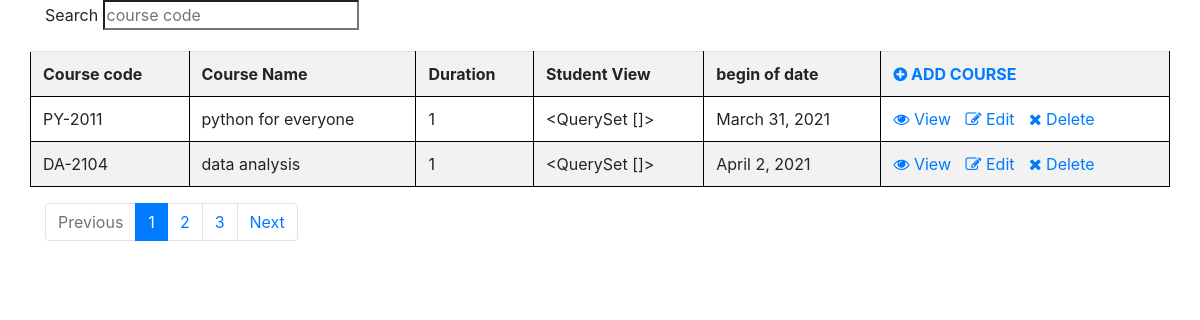
Screenshot of /course/ with the database file from the repository.
### myapp/models.py (models this page shows, shortened)
class Courses(models.Model):
    c_code = models.CharField('code of course',max_length=20, primary_key=True, default='PY-2011')
    c_name = models.CharField('name code',max_length=50)
    duration = models.IntegerField('duration',default=1) # the period of month
    c_num = models.ManyToManyField(Student)
    begin_date = models.DateField('date start of course',null=False,default=datetime.date.today())
    class Meta:
        db_table = "Courses"

### myapp/views.py (the view)
# urls.py: url(r'^course/$',view=views.CourseListView.as_view(),name="list_courses"),
class CourseListView(ListView):
    model = Courses
    template_name = 'list_courses.html'
    paginate_by = 2 #so luong itme muon hien thi

### myapp/templatetags/myfilter.py (called while the page is built)
@register.filter
def make_range(num):
    return range(1,num+1)

### myapp/templates/list_courses.html (shortened to what this page needs)
<html lang="en">
  <head>
    {% load myfilter %}
    <link rel="stylesheet" href="https://maxcdn.bootstrapcdn.com/bootstrap/4.0.0/css/bootstrap.min.css">
    <link rel="stylesheet" href="https://cdnjs.cloudflare.com/ajax/libs/font-awesome/4.7.0/css/font-awesome.min.css">
  </head>
  <body>
    <div class="container">
        <form method="get" action="">
        <div class="form-group">
            <label for="search"> Search </label>
            <input type="search"  placeholder="course code" id="search" name="c_code">
        </div>
        </form>
        <div class="row">
        <table class="table table-striped">
            <tr>
                <th scope="col">Course code</th>
                <th scope="col">Course Name</th>
                <th scope="col">Duration</th>
                <th scope="col">Student View</th>
                <th scope="col">begin of date</th>
                 <th scope="col"><a href="{% url 'create_course' %}" > <i class="fa fa-plus-circle" aria-hidden="true"></i>
    ADD COURSE </a></th>
            </tr>
            {% for course in page_obj %}
                <tr>
                    <td>{{course.c_code}}</td>
                    <td>{{course.c_name}}</td>
                    <td>{{course.duration}}</td>
                    <td>{{course.c_num.all}}</td>
                    <td>{{course.begin_date}}</td>
                <td>
                <a href="{% url 'detail_course' pk=course.c_code %}"> <i class="fa fa-eye" aria-hidden="true"></i> View </a>
                <a href="{% url 'edit_course' pk=course.c_code%}" style="margin-left:10px; margin-right:10px;"><i class="fa fa-pencil-square-o" aria-hidden="true"></i>
    Edit </a>
                <a href="{% url 'delete_course' pk=course.c_code%}"> <i class="fa fa-times" aria-hidden="true"></i>
    Delete </a>
                </td>
                </tr>
            {% endfor %}
        </table>
        </div>
        <nav aria-label="Page navigation example">
        <ul class="pagination">
            {% if page_obj.has_previous %}
                <li class="page-item"><a class="page-link" href="?page={{page_obj.previous.page_number}}">Previous</a></li>
            {% else %}
                <li class="page-item disabled"><a class="page-link" href="#" tabindex="-1" aria-disabled="true">Previous</a></li>
            {% endif %}
            {% for page in page_obj.paginator.num_pages|make_range %}
            {% if page_obj.number == page %}
                <li class="page-item active" aria-current="page" >
                    <a class="page-link" href="?page={{page}}">{{page}}</a>
                </li>
            {% else %}
                <li class="page-item" ><a class="page-link" href="?page={{page}}">{{page}}</a></li>
            {% endif %}
            {% endfor %}
           {% if page_obj.has_next %}
                <li class="page-item"><a class="page-link" href="?page={{page_obj.next_page_number}}">Next</a></li>
            {% else %}
                <li class="page-item disabled"><a class="page-link" href="#" tabindex="-1" aria-disabled="true">Next</a></li>
            {% endif %}
        </ul>
        </nav>
    </div>
  </body>
<html>

### myapp/templates/list_courses.html (style rules this page uses)
table,th,tr,td { border: 1px solid black; }

### rows the page displays
Courses: c_code "PY-2011", c_name "python for everyone", duration "1", c_num.all "<QuerySet []>", begin_date "March 31, 2021"
Courses: c_code "DA-2104", c_name "data analysis", duration "1", c_num.all "<QuerySet []>", begin_date "April 2, 2021"

### other values shown
{{ page }} "1"
{{ page }} "2" "3"
